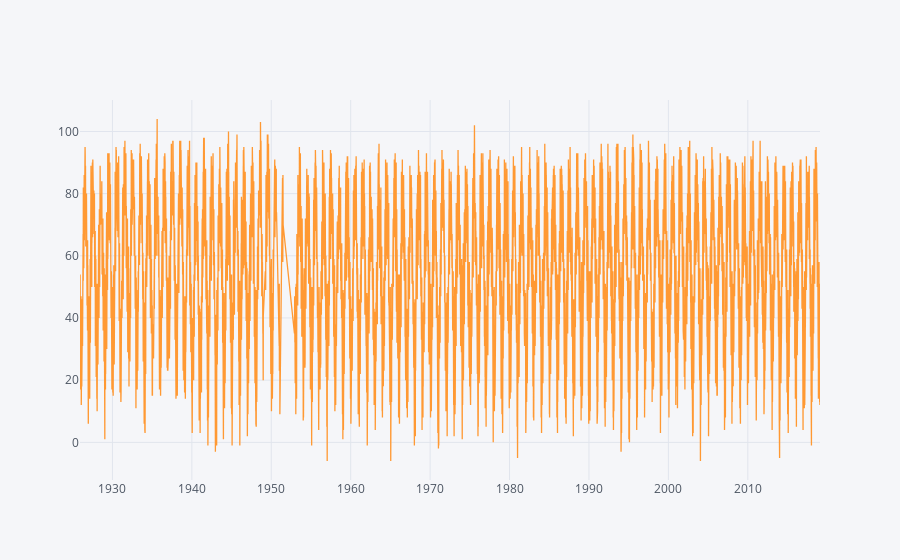

The code cell stored with this chart in its notebook:
### Code cell
dfn[['Date', ' MaxTemperature']].dropna().iplot(x='Date')

### Figure 1 — Plotly figure (JSON) as saved in the notebook; plotly's stock layout.template omitted (floating-point values rounded to 4 significant figures; data arrays with more than 128 entries replaced by an {"elided": "..."} marker saying what was removed)
{"data": [{"line": {"color": "rgba(255, 153, 51, 1.0)", "dash": "solid", "shape": "linear", "width": 1.3}, "mode": "lines", "name": " MaxTemperature", "text": "", "type": "scatter", "uid": "04a7cbe5-4f8b-4434-a544-00f4e591e6fb", "x": {"elided": "32716 str values"}, "y": {"elided": "32716 int values"}}], "layout": {"legend": {"bgcolor": "#F5F6F9", "font": {"color": "#4D5663"}}, "paper_bgcolor": "#F5F6F9", "plot_bgcolor": "#F5F6F9", "title": {"font": {"color": "#4D5663"}}, "xaxis": {"gridcolor": "#E1E5ED", "showgrid": true, "tickfont": {"color": "#4D5663"}, "title": {"font": {"color": "#4D5663"}, "text": ""}, "zerolinecolor": "#E1E5ED"}, "yaxis": {"gridcolor": "#E1E5ED", "showgrid": true, "tickfont": {"color": "#4D5663"}, "title": {"font": {"color": "#4D5663"}, "text": ""}, "zerolinecolor": "#E1E5ED"}}}
